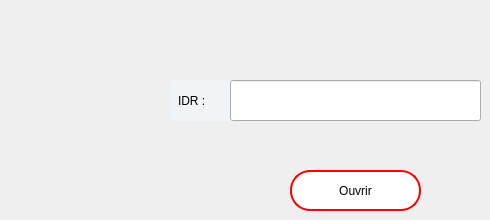
    <widget class="QWidget" name="tab_4">
     <attribute name="title">
      <string>arduino</string>
     </attribute>
     <widget class="QLabel" name="label_6">
      <property name="geometry">
       <rect>
        <x>170</x>
        <y>80</y>
        <width>81</width>
        <height>41</height>
       </rect>
      </property>
      <property name="styleSheet">
       <string notr="true">* {
	color: black;
    font: 700 9pt &quot;Roboto&quot;; /* Industrial, clean font */
    background-color: #F0F4F7; /* Light metallic gray background */
    
   
    border-radius: 5px; /* Slightly rounded corners for a sleek, industrial feel */
    padding: 5px; /* Padding inside elements */
}
</string>
      </property>
      <property name="text">
       <string>IDR :</string>
      </property>
     </widget>
     <widget class="QLineEdit" name="IDE_VEHICULES">
      <property name="geometry">
       <rect>
        <x>230</x>
        <y>80</y>
        <width>251</width>
        <height>41</height>
       </rect>
      </property>
      <property name="styleSheet">
       <string notr="true">QPushButton {
	font: 12pt &quot;MS Shell Dlg 2&quot;;
    background-color: white;
    color: rgb(0, 0, 0);
    border: 2px solid rgb(255, 0, 0); 
    border-radius: 20px; 
    padding: 10px; 
    transition: background-color 0.3s, color 0.3s; 
}
QPushButton:hover {
    background-color: rgb(255, 0, 0);
    color: black;
    border: 4px solid rgb(255, 255, 255); 
    outline: none; 
}</string>
      </property>
     </widget>
     <widget class="QPushButton" name="ouvrirButton">
      <property name="geometry">
       <rect>
        <x>290</x>
        <y>170</y>
        <width>131</width>
        <height>41</height>
       </rect>
      </property>
      <property name="styleSheet">
       <string notr="true">QPushButton {
	font: 12pt &quot;MS Shell Dlg 2&quot;;
    background-color: white;
    color: rgb(0, 0, 0);
    border: 2px solid rgb(255, 0, 0); 
    border-radius: 20px; 
    padding: 10px; 
    transition: background-color 0.3s, color 0.3s; 
}
QPushButton:hover {
    background-color: rgb(255, 0, 0);
    color: black;
    border: 4px solid rgb(255, 255, 255); 
    outline: none; 
}</string>
      </property>
      <property name="text">
       <string>Ouvrir</string>
      </property>
     </widget>
    </widget>
